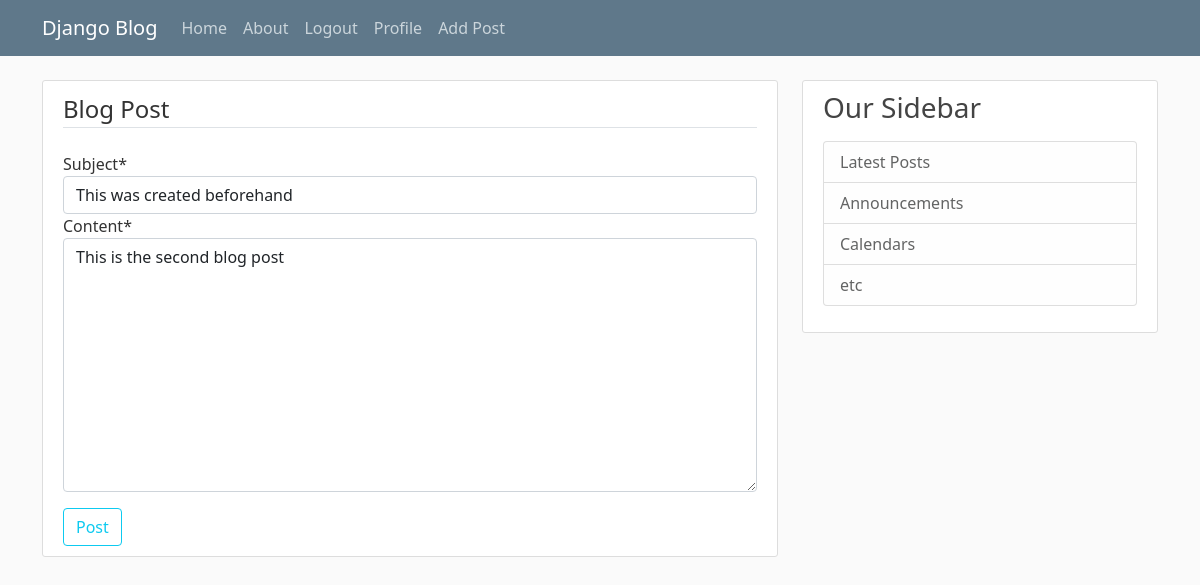
Page /post/2/update/ (signed in) on the committed database.
### blog/models.py (models this page shows, shortened)
class Post(models.Model):
    title = models.CharField(max_length=100)
    content = models.TextField()
    subject = models.CharField(default='This was created beforehand', max_length=200)
    date_posted = models.DateTimeField(default=timezone.now)
    author = models.ForeignKey(User, on_delete=models.CASCADE)

### blog/views.py (the view, shortened to what this page needs)
# urls.py: path('post/<int:pk>/update/', PostUpdateView.as_view(), name='post-update'),
class PostUpdateView(LoginRequiredMixin, UserPassesTestMixin, UpdateView):
    model = Post
    fields = ['subject', 'content']
    def test_func(self):
        post = self.get_object()
        if post.author == self.request.user:
            return True
        else:
            return False

### blog/templates/blog/post_form.html (shortened to what this page needs)
{% extends 'blog/base.html' %}
{% load crispy_forms_tags %}
{% block content %}
    <div class="content-section">
        <form method="POST">
            <fieldset class="form-group height-600px">
                <legend class="border-bottom mb-4">Blog Post</legend>
                {{ form|crispy  }}
            </fieldset>
            <div class="form-group">
                <button class="btn btn-outline-info mt-3" type="submit">Post</button>
            </div>
        </form>
    </div>
{% endblock content %}

### blog/static/blog/main.css (style rules this page uses)
body { background: #fafafa; color: #333333; margin-top: 5rem; }
.content-section { background: #ffffff; padding: 10px 20px; border: 1px solid #dddddd; border-radius: 3px; margin-bottom: 20px; }

### rows in the picture
Post: subject "This was created beforehand", content "This is the second blog post"
